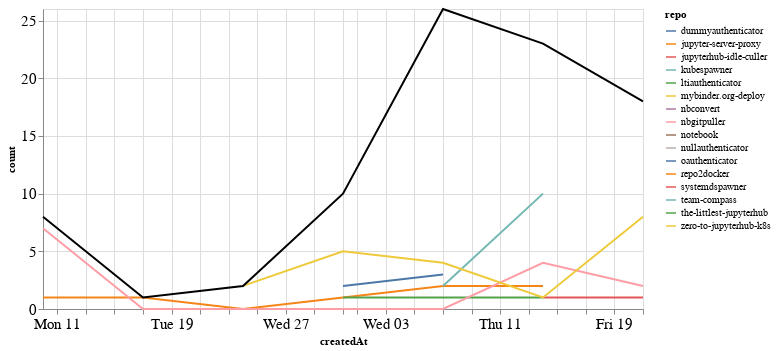

Notebook code cell kept with this figure:
### Markdown cell above
### Comments

### Code cell
comments_time = comments.groupby('repo').resample('W', on='createdAt').count()['author'].reset_index()
comments_time = comments_time.rename(columns={'author': 'count'})
comments_time_total = comments_time.groupby('createdAt').agg({"count": "sum"}).reset_index()
ch1 = alt.Chart(comments_time, width=600).mark_line().encode(
    x='createdAt',
    y='count',
    color='repo',
    tooltip="repo"
)

ch2 = alt.Chart(comments_time_total, width=600).mark_line(color="black").encode(
    x='createdAt',
    y='count',
)

ch1 + ch2

### Figure 1 — Vega-Lite specification as saved in the notebook (floating-point values rounded to 4 significant figures)
{"config": {"axisLeft": {"labelFontSize": 15}, "axisBottom": {"labelFontSize": 15}}, "layer": [{"data": {"name": "data-caadfe64c789b397ee42f7fc296c5645"}, "mark": "line", "encoding": {"color": {"type": "nominal", "field": "repo"}, "tooltip": {"type": "nominal", "field": "repo"}, "x": {"type": "temporal", "field": "createdAt"}, "y": {"type": "quantitative", "field": "count"}}, "width": 600}, {"data": {"name": "data-4e4c5f77f5c2143f3a84a3ba31a6a776"}, "mark": {"type": "line", "color": "black"}, "encoding": {"x": {"type": "temporal", "field": "createdAt"}, "y": {"type": "quantitative", "field": "count"}}, "width": 600}], "$schema": "https://vega.github.io/schema/vega-lite/v4.8.1.json", "datasets": {"data-caadfe64c789b397ee42f7fc296c5645": [{"repo": "dummyauthenticator", "createdAt": "2021-02-14T00:00:00", "count": 1}, {"repo": "jupyter-server-proxy", "createdAt": "2021-01-10T00:00:00", "count": 1}, {"repo": "jupyter-server-proxy", "createdAt": "2021-01-17T00:00:00", "count": 1}, {"repo": "jupyter-server-proxy", "createdAt": "2021-01-24T00:00:00", "count": 0}, {"repo": "jupyter-server-proxy", "createdAt": "2021-01-31T00:00:00", "count": 1}, {"repo": "jupyter-server-proxy", "createdAt": "2021-02-07T00:00:00", "count": 2}, {"repo": "jupyter-server-proxy", "createdAt": "2021-02-14T00:00:00", "count": 2}, {"repo": "jupyterhub-idle-culler", "createdAt": "2021-01-31T00:00:00", "count": 1}, {"repo": "kubespawner", "createdAt": "2021-02-21T00:00:00", "count": 6}, {"repo": "ltiauthenticator", "createdAt": "2021-01-31T00:00:00", "count": 1}, {"repo": "ltiauthenticator", "createdAt": "2021-02-07T00:00:00", "count": 1}, {"repo": "ltiauthenticator", "createdAt": "2021-02-14T00:00:00", "count": 1}, {"repo": "mybinder.org-deploy", "createdAt": "2021-02-14T00:00:00", "count": 1}, {"repo": "nbconvert", "createdAt": "2021-02-07T00:00:00", "count": 12}, {"repo": "nbgitpuller", "createdAt": "2021-01-10T00:00:00", "count": 7}, {"repo": "nbgitpuller", "createdAt": "2021-01-17T00:00:00", "count": 0}, {"repo": "nbgitpuller", "createdAt": "2021-01-24T00:00:00", "count": 0}, {"repo": "nbgitpuller", "createdAt": "2021-01-31T00:00:00", "count": 0}, {"repo": "nbgitpuller", "createdAt": "2021-02-07T00:00:00", "count": 0}, {"repo": "nbgitpuller", "createdAt": "2021-02-14T00:00:00", "count": 4}, {"repo": "nbgitpuller", "createdAt": "2021-02-21T00:00:00", "count": 2}, {"repo": "notebook", "createdAt": "2021-02-07T00:00:00", "count": 2}, {"repo": "nullauthenticator", "createdAt": "2021-02-14T00:00:00", "count": 1}, {"repo": "oauthenticator", "createdAt": "2021-01-31T00:00:00", "count": 2}, {"repo": "oauthenticator", "createdAt": "2021-02-07T00:00:00", "count": 3}, {"repo": "repo2docker", "createdAt": "2021-02-21T00:00:00", "count": 1}, {"repo": "systemdspawner", "createdAt": "2021-02-14T00:00:00", "count": 1}, {"repo": "systemdspawner", "createdAt": "2021-02-21T00:00:00", "count": 1}, {"repo": "team-compass", "createdAt": "2021-02-07T00:00:00", "count": 2}, {"repo": "team-compass", "createdAt": "2021-02-14T00:00:00", "count": 10}, {"repo": "the-littlest-jupyterhub", "createdAt": "2021-02-14T00:00:00", "count": 1}, {"repo": "zero-to-jupyterhub-k8s", "createdAt": "2021-01-24T00:00:00", "count": 2}, {"repo": "zero-to-jupyterhub-k8s", "createdAt": "2021-01-31T00:00:00", "count": 5}, {"repo": "zero-to-jupyterhub-k8s", "createdAt": "2021-02-07T00:00:00", "count": 4}, {"repo": "zero-to-jupyterhub-k8s", "createdAt": "2021-02-14T00:00:00", "count": 1}, {"repo": "zero-to-jupyterhub-k8s", "createdAt": "2021-02-21T00:00:00", "count": 8}], "data-4e4c5f77f5c2143f3a84a3ba31a6a776": [{"createdAt": "2021-01-10T00:00:00", "count": 8}, {"createdAt": "2021-01-17T00:00:00", "count": 1}, {"createdAt": "2021-01-24T00:00:00", "count": 2}, {"createdAt": "2021-01-31T00:00:00", "count": 10}, {"createdAt": "2021-02-07T00:00:00", "count": 26}, {"createdAt": "2021-02-14T00:00:00", "count": 23}, {"createdAt": "2021-02-21T00:00:00", "count": 18}]}}
